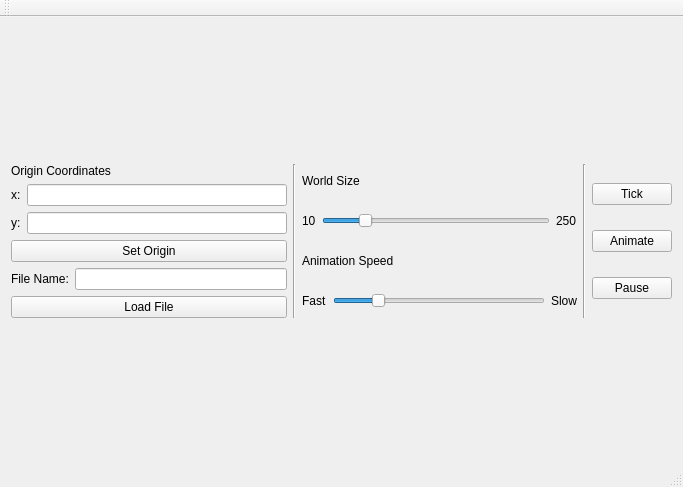
<?xml version="1.0" encoding="UTF-8"?>
<ui version="4.0">
 <class>MainWindow</class>
 <widget class="QMainWindow" name="MainWindow">
  <property name="geometry">
   <rect>
    <x>0</x>
    <y>0</y>
    <width>683</width>
    <height>487</height>
   </rect>
  </property>
  <property name="windowTitle">
   <string>MainWindow</string>
  </property>
  <widget class="QWidget" name="centralWidget">
   <layout class="QVBoxLayout" name="_2">
    <item>
     <layout class="QHBoxLayout" name="menuLayout">
      <property name="sizeConstraint">
       <enum>QLayout::SetMinimumSize</enum>
      </property>
      <item>
       <layout class="QVBoxLayout" name="originLayout">
        <item>
         <widget class="QLabel" name="label">
          <property name="text">
           <string>Origin Coordinates</string>
          </property>
         </widget>
        </item>
        <item>
         <layout class="QHBoxLayout" name="horizontalLayout_3">
          <item>
           <widget class="QLabel" name="label_8">
            <property name="text">
             <string>x:</string>
            </property>
           </widget>
          </item>
          <item>
           <widget class="QLineEdit" name="xOriginEdit">
            <property name="text">
             <string/>
            </property>
           </widget>
          </item>
         </layout>
        </item>
        <item>
         <layout class="QHBoxLayout" name="horizontalLayout_4">
          <item>
           <widget class="QLabel" name="label_9">
            <property name="text">
             <string>y:</string>
            </property>
           </widget>
          </item>
          <item>
           <widget class="QLineEdit" name="yOriginEdit">
            <property name="text">
             <string/>
            </property>
           </widget>
          </item>
         </layout>
        </item>
        <item>
         <widget class="QPushButton" name="setOriginButton">
          <property name="text">
           <string>Set Origin</string>
          </property>
         </widget>
        </item>
        <item>
         <layout class="QHBoxLayout" name="horizontalLayout_5">
          <item>
           <widget class="QLabel" name="label_3">
            <property name="text">
             <string>File Name:</string>
            </property>
           </widget>
          </item>
          <item>
           <widget class="QLineEdit" name="fileNameEdit">
            <property name="text">
             <string> </string>
            </property>
           </widget>
          </item>
         </layout>
        </item>
        <item>
         <widget class="QPushButton" name="loadFileButton">
          <property name="text">
           <string>Load File</string>
          </property>
         </widget>
        </item>
       </layout>
      </item>
      <item>
       <widget class="Line" name="line">
        <property name="orientation">
         <enum>Qt::Vertical</enum>
        </property>
       </widget>
      </item>
      <item>
       <layout class="QVBoxLayout" name="fileLayout">
        <item>
         <widget class="QLabel" name="label_4">
          <property name="text">
           <string>World Size</string>
          </property>
         </widget>
        </item>
        <item>
         <layout class="QHBoxLayout" name="horizontalLayout">
          <item>
           <widget class="QLabel" name="label_5">
            <property name="text">
             <string>10</string>
            </property>
           </widget>
          </item>
          <item>
           <widget class="QSlider" name="sizeSlider">
            <property name="minimum">
             <number>10</number>
            </property>
            <property name="maximum">
             <number>250</number>
            </property>
            <property name="sliderPosition">
             <number>50</number>
            </property>
            <property name="orientation">
             <enum>Qt::Horizontal</enum>
            </property>
           </widget>
          </item>
          <item>
           <widget class="QLabel" name="label_6">
            <property name="text">
             <string>250</string>
            </property>
           </widget>
          </item>
         </layout>
        </item>
        <item>
         <widget class="QLabel" name="label_7">
          <property name="text">
           <string>Animation Speed</string>
          </property>
         </widget>
        </item>
        <item>
         <layout class="QHBoxLayout" name="horizontalLayout_2">
          <item>
           <widget class="QLabel" name="label_10">
            <property name="text">
             <string>Fast</string>
            </property>
           </widget>
          </item>
          <item>
           <widget class="QSlider" name="speedSlider">
            <property name="minimum">
             <number>10</number>
            </property>
            <property name="maximum">
             <number>1000</number>
            </property>
            <property name="singleStep">
             <number>0</number>
            </property>
            <property name="value">
             <number>200</number>
            </property>
            <property name="orientation">
             <enum>Qt::Horizontal</enum>
            </property>
           </widget>
          </item>
          <item>
           <widget class="QLabel" name="label_2">
            <property name="text">
             <string>Slow</string>
            </property>
           </widget>
          </item>
         </layout>
        </item>
       </layout>
      </item>
      <item>
       <widget class="Line" name="line_2">
        <property name="orientation">
         <enum>Qt::Vertical</enum>
        </property>
       </widget>
      </item>
      <item>
       <layout class="QVBoxLayout" name="playLayout">
        <item>
         <widget class="QPushButton" name="tickButton">
          <property name="text">
           <string>Tick</string>
          </property>
         </widget>
        </item>
        <item>
         <widget class="QPushButton" name="animateButton">
          <property name="text">
           <string>Animate</string>
          </property>
         </widget>
        </item>
        <item>
         <widget class="QPushButton" name="pauseButton">
          <property name="text">
           <string>Pause</string>
          </property>
         </widget>
        </item>
       </layout>
      </item>
     </layout>
    </item>
    <item>
     <layout class="QVBoxLayout" name="gameLayout"/>
    </item>
   </layout>
  </widget>
  <widget class="QToolBar" name="mainToolBar">
   <attribute name="toolBarArea">
    <enum>TopToolBarArea</enum>
   </attribute>
   <attribute name="toolBarBreak">
    <bool>false</bool>
   </attribute>
  </widget>
  <widget class="QStatusBar" name="statusBar"/>
  <widget class="QMenuBar" name="menuBar">
   <property name="geometry">
    <rect>
     <x>0</x>
     <y>0</y>
     <width>683</width>
     <height>31</height>
    </rect>
   </property>
  </widget>
 </widget>
 <layoutdefault spacing="6" margin="11"/>
 <resources/>
 <connections/>
</ui>
